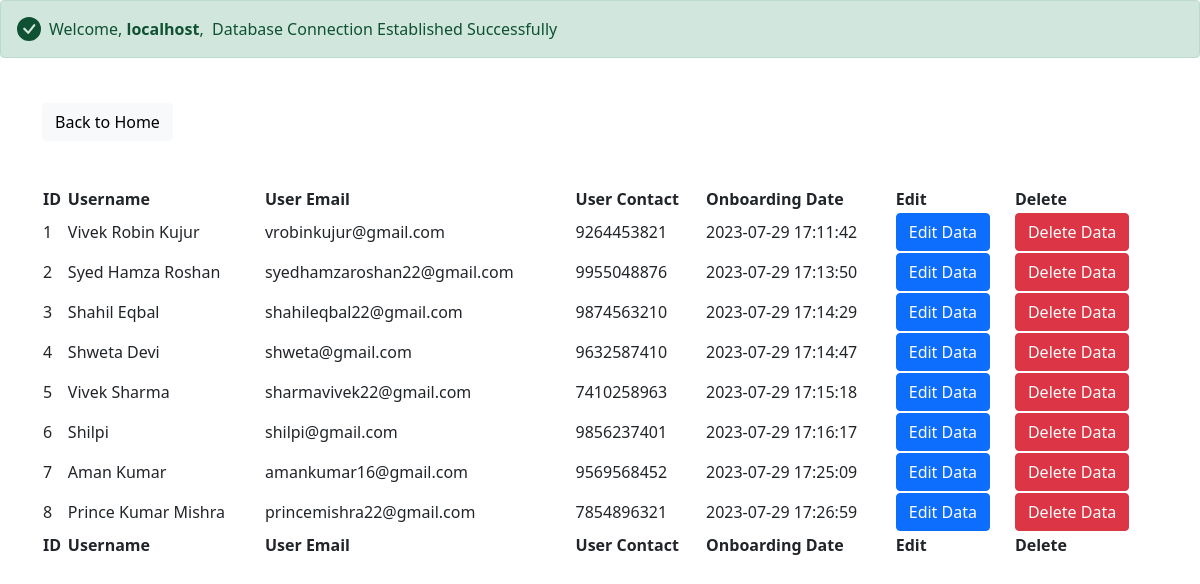
Before: /view_all_users.php with the older database file.
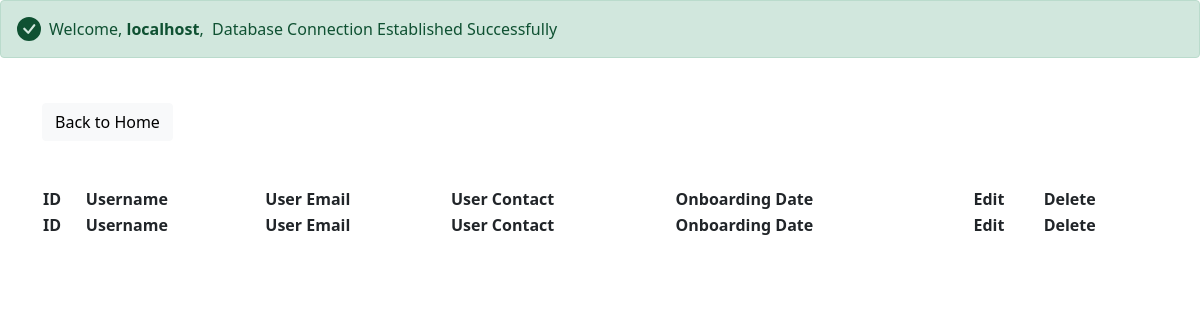
After: the same page with the newer database file.
### tables this page shows
CREATE TABLE `userdetails` (
  `id` int NOT NULL,
  `username` varchar(250) NOT NULL,
  `useremail` varchar(250) NOT NULL,
  `usercontact` varchar(15) NOT NULL,
  `registration_date` datetime NOT NULL DEFAULT CURRENT_TIMESTAMP
);

### view_all_users.php (the view, shortened to what this page needs)
<?php
include('config.php');
?>
<div class="container topshortHeight bottomshortHeight">
<a href="index.php" class="btn btn-light">Back to Home</a>
</div>
<div class="container topshortHeight">
<table id="example" class="display" style="width:100%">
<thead>
<tr>
<th>ID</th>
<th>Username</th>
<th>User Email</th>
<th>User Contact</th>
<th>Onboarding Date</th>
<th>Edit</th>
<th>Delete</th>
</tr>
</thead>
<tbody>
<?php
$fetchdetails = mysqli_query($config,"SELECT * FROM userdetails");
while($row = mysqli_fetch_array($fetchdetails)) { ?>
<tr>
<td><?php echo $row['id']; ?></td>
<td><?php echo $row['username']; ?></td>
<td><?php echo $row['useremail']; ?></td>
<td><?php echo $row['usercontact']; ?></td>
<td><?php echo $row['registration_date']; ?></td>
<td><a href="editSingleData.php?<?php echo "id=".$row['id']; ?>" class="btn btn-primary">Edit Data</a></td>
<td><a href="deleteSingleData.php?<?php echo "id=".$row['id']; ?>" class="btn btn-danger">Delete Data</a></td>
</tr>
<?php } ?>
</tbody>
<tfoot>
<tr>
<th>ID</th>
<th>Username</th>
<th>User Email</th>
<th>User Contact</th>
<th>Onboarding Date</th>
<th>Edit</th>
<th>Delete</th>
</tr>
</tfoot>
</table>
</div>

### config.php (shortened to what this page needs)
<!doctype html>
<html lang="en">
<head>
<link href="https://cdn.jsdelivr.net/npm/bootstrap@5.0.2/dist/css/bootstrap.min.css" rel="stylesheet">
<link rel="stylesheet" type="text/css" href="assets/css/shortHeight.css">
<link rel="stylesheet" type="text/css" href="https://cdn.datatables.net/1.13.5/css/jquery.dataTables.min.css">
</head>
<body>
<?php
$hostname = 'localhost';
$username = 'u445536153_administrator';
$password = 'Learning2023#@';
$dbname = 'u445536153_phptutorials';
$config = mysqli_connect($hostname,$username,$password,$dbname);
		if(!$config)
		{
			echo "<svg xmlns='http://www.w3.org/2000/svg' style='display: none;'>";
			echo "<symbol id='check-circle-fill' fill='currentColor' viewBox='0 0 16 16'>";
			echo "<path d='M16 8A8 8 0 1 1 0 8a8 8 0 0 1 16 0zm-3.97-3.03a.75.75 0 0 0-1.08.022L7.477 9.417 5.384 7.323a.75.75 0 0 0-1.06 1.06L6.97 11.03a.75.75 0 0 0 1.079-.02l3.992-4.99a.75.75 0 0 0-.01-1.05z'/>";
			echo "</symbol>";
			echo "<symbol id='info-fill' fill='currentColor' viewBox='0 0 16 16'>";
			echo "<path d='M8 16A8 8 0 1 0 8 0a8 8 0 0 0 0 16zm.93-9.412-1 4.705c-.07.34.029.533.304.533.194 0 .487-.07.686-.246l-.088.416c-.287.346-.92.598-1.465.598-.703 0-1.002-.422-.808-1.319l.738-3.468c.064-.293.006-.399-.287-.47l-.451-.081.082-.381 2.29-.287zM8 5.5a1 1 0 1 1 0-2 1 1 0 0 1 0 2z'/>";
			echo "<path d='M8 16A8 8 0 1 0 8 0a8 8 0 0 0 0 16zm.93-9.412-1 4.705c-.07.34.029.533.304.533.194 0 .487-.07.686-.246l-.088.416c-.287.346-.92.598-1.465.598-.703 0-1.002-.422-.808-1.319l.738-3.468c.064-.293.006-.399-.287-.47l-.451-.081.082-.381 2.29-.287zM8 5.5a1 1 0 1 1 0-2 1 1 0 0 1 0 2z'/>";
			echo "</symbol>";
			echo "<symbol id='exclamation-triangle-fill' fill='currentColor' viewBox='0 0 16 16'>";
			echo "<path d='M8.982 1.566a1.13 1.13 0 0 0-1.96 0L.165 13.233c-.457.778.091 1.767.98 1.767h13.713c.889 0 1.438-.99.98-1.767L8.982 1.566zM8 5c.535 0 .954.462.9.995l-.35 3.507a.552.552 0 0 1-1.1 0L7.1 5.995A.905.905 0 0 1 8 5zm.002 6a1 1 0 1 1 0 2 1 1 0 0 1 0-2z'/>";
			echo "</symbol>";
			echo "</svg>";
			echo "<div class='alert alert-danger d-flex align-items-center' role='alert'>";
			echo "<svg class='bi flex-shrink-0 me-2' width='24' height='24' role='img' aria-label='Danger:'><use xlink:href='#exclamation-triangle-fill'/></svg>";
			echo "<div>";
			echo "Database Connection Failed with Error:&nbsp;".mysqli_connect_error();
			echo "</div>";
			echo "</div>";
		}
		else
		{
			echo "<div class='alert alert-success d-flex align-items-center' role='alert'>";
			echo " <svg class='bi flex-shrink-0 me-2' width='24' height='24' role='img' aria-label='Success:'><use xlink:href='#check-circle-fill'/></svg>";
			echo "<div>";
			echo "Welcome,"."<strong>&nbsp;".gethostbyaddr($_SERVER['REMOTE_ADDR'])."</strong>,&nbsp;&nbsp;". "Database Connection Established Successfully";
			echo "</div>";
			echo "</div>";
		}
?>
</body>
</html>

### assets/css/shortHeight.css (style rules this page uses)
.topshortHeight { margin-top: 45px; }
.bottomshortHeight { margin-bottom: 45px; }

Changed rows visible on the page:
removed userdetails: id "1", username "Vivek Robin Kujur", useremail "vrobinkujur@gmail.com", usercontact "9264453821", registration_date "2023-07-29 17:11:42"
removed userdetails: id "2", username "Syed Hamza Roshan", useremail "syedhamzaroshan22@gmail.com", usercontact "9955048876", registration_date "2023-07-29 17:13:50"
removed userdetails: id "3", username "Shahil Eqbal", useremail "shahileqbal22@gmail.com", usercontact "9874563210", registration_date "2023-07-29 17:14:29"
removed userdetails: id "4", username "Shweta Devi", useremail "shweta@gmail.com", usercontact "9632587410", registration_date "2023-07-29 17:14:47"
removed userdetails: id "5", username "Vivek Sharma", useremail "sharmavivek22@gmail.com", usercontact "7410258963", registration_date "2023-07-29 17:15:18"
removed userdetails: id "6", username "Shilpi", useremail "shilpi@gmail.com", usercontact "9856237401", registration_date "2023-07-29 17:16:17"
removed userdetails: id "7", username "Aman Kumar", useremail "amankumar16@gmail.com", usercontact "9569568452", registration_date "2023-07-29 17:25:09"
removed userdetails: id "8", username "Prince Kumar Mishra", useremail "princemishra22@gmail.com", usercontact "7854896321", registration_date "2023-07-29 17:26:59"
